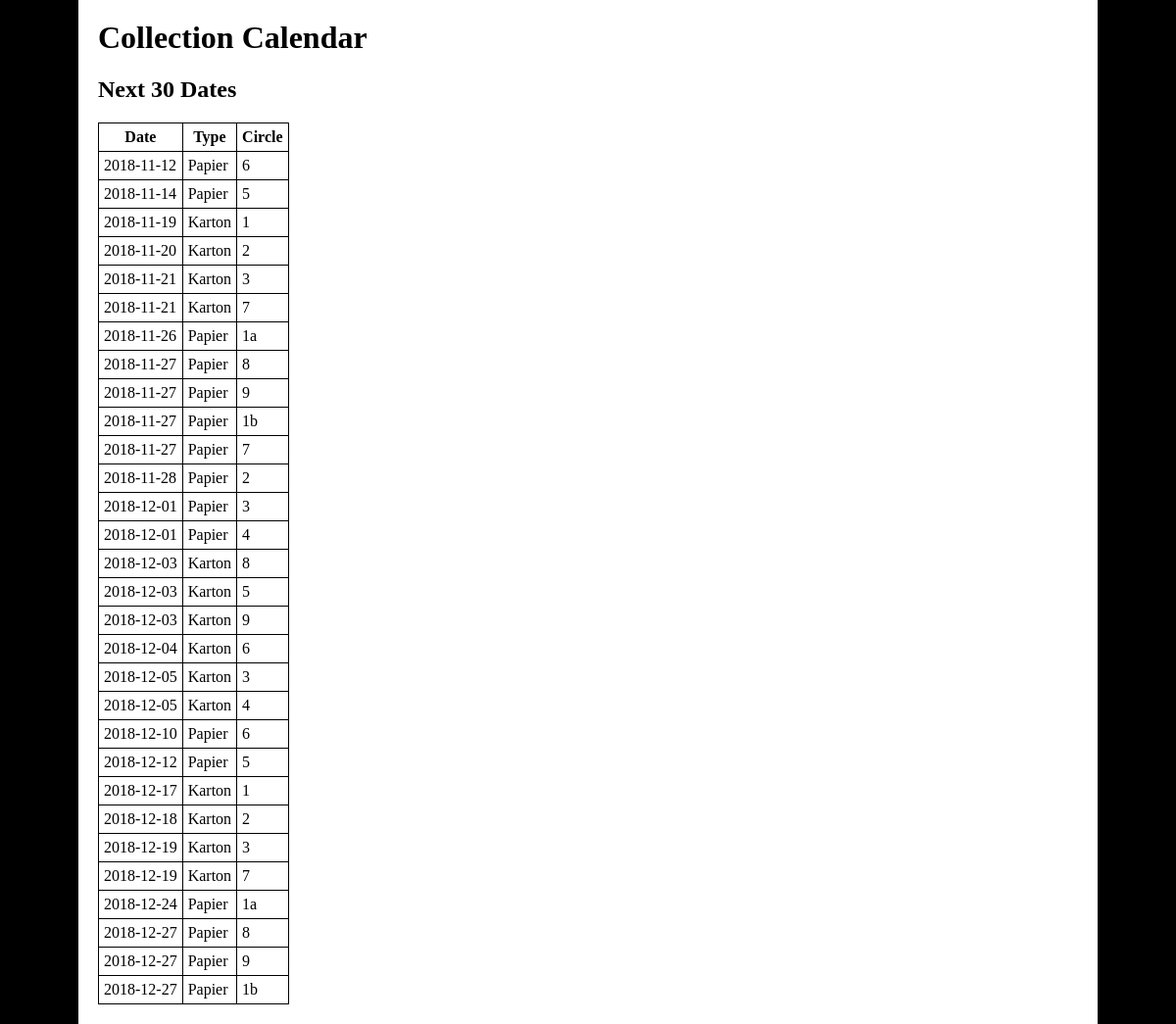
The page / on the database its author committed.
### tables this page shows
CREATE TABLE `collection_calendar` (
  `ID` int(11) NOT NULL,
  `collection_date` date NOT NULL,
  `garbage_type_id` int(11) NOT NULL,
  `circle_id` int(11) NOT NULL
);

CREATE TABLE `garbage_type` (
  `garbage_type_id` int(11) NOT NULL,
  `garbage_type_description` text NOT NULL
);

CREATE TABLE `circle` (
  `circle_id` int(11) NOT NULL,
  `circle_description` text NOT NULL
);

### www/connect.php (called while the page is built, shortened)
<?php
class HandelDB
{
  private function connectToDB(){
      try {
		$this->conn = new PDO("mysql:host=mysql.collectioncalendar.christianpetri.ch;dbname=collectioncalendar_christianpetri_ch;charset=utf8mb4","collectioncalend","DBcu3!!Z8G_Kvu!V");
          $this->conn->setAttribute(PDO::ATTR_ERRMODE, PDO::ERRMODE_EXCEPTION);
      } catch (PDOException $e) {
              echo "Connection failed: " . $e->getMessage();
      }
  }
  private function select($sql){
      try {
          $stmt = $this->conn->prepare($sql);
          $stmt->execute();
          return $stmt->fetchAll(PDO::FETCH_ASSOC);
      } catch (PDOException $e) {
          echo $e->getMessage();
      }
  }
  public function getCalendarEntries(){
    return $this->select('
      SELECT
        collection_calendar.circle_id AS circle_id,
        collection_date,
        garbage_type_description,
        circle_description
      FROM `collection_calendar`
      LEFT JOIN circle on circle.circle_id = collection_calendar.circle_id
      LEFT JOIN garbage_type ON garbage_type.garbage_type_id = collection_calendar.garbage_type_id
      WHERE collection_calendar.collection_date >= DATE(DATE_ADD( NOW(), INTERVAL 9 HOUR))
      ORDER BY ID
      LIMIT 30
    ');
	}
}
$DB = new HandelDB;

### www/index.php (the view, shortened to what this page needs)
<?php
    include("connect.php");
?>
<html lang="en">
   <head>
   </head>
<body>
      <h1>Collection Calendar</h1>
	  <h2>Next 30 Dates</h2>
<?php
    $result = $DB->getCalendarEntries();
    $html = '<table class="result">';
    $html .= '<tr>';
            $html .='<th> Date </th> <th> Type </th> <th> Circle </th>';
    $html .='</tr>';
    foreach ($result as $key => $value) {
        $html .= '<tr>';
        $html .= '<td>' . htmlspecialchars($result[$key]['collection_date']). '</td>';
        $html .= '<td>' . htmlspecialchars($result[$key]['garbage_type_description']). '</td>';
        $html .= '<td><span title="circle_id '.htmlspecialchars($result[$key]['circle_id']).'">'. htmlspecialchars($result[$key]['circle_description']). '</span></td>';
        $html .= '</tr>';
    }
    $html .= '</table>';
    echo $html;
?>
</body>
</html>

### www/index.php (style rules this page uses)
html { background-color:black; }
body { padding: 20px; max-width: 1000px; margin:auto; background-color: white; }
table.result { border-collapse: collapse; }
table.result th { border: 1px solid black; padding: 5px; }
table.result td { border: 1px solid black; padding: 5px; }

### rows shown on the page
collection_calendar: collection_date "2018-11-12", garbage_type.garbage_type_description "Papier", circle.circle_description "6"
collection_calendar: collection_date "2018-11-14", garbage_type.garbage_type_description "Papier", circle.circle_description "5"
collection_calendar: collection_date "2018-11-19", garbage_type.garbage_type_description "Karton", circle.circle_description "1"
collection_calendar: collection_date "2018-11-20", garbage_type.garbage_type_description "Karton", circle.circle_description "2"
collection_calendar: collection_date "2018-11-21", garbage_type.garbage_type_description "Karton", circle.circle_description "3"
collection_calendar: collection_date "2018-11-21", garbage_type.garbage_type_description "Karton", circle.circle_description "7"
collection_calendar: collection_date "2018-11-26", garbage_type.garbage_type_description "Papier", circle.circle_description "1a"
collection_calendar: collection_date "2018-11-27", garbage_type.garbage_type_description "Papier", circle.circle_description "8"
collection_calendar: collection_date "2018-11-27", garbage_type.garbage_type_description "Papier", circle.circle_description "9"
collection_calendar: collection_date "2018-11-27", garbage_type.garbage_type_description "Papier", circle.circle_description "1b"
collection_calendar: collection_date "2018-11-27", garbage_type.garbage_type_description "Papier", circle.circle_description "7"
collection_calendar: collection_date "2018-11-28", garbage_type.garbage_type_description "Papier", circle.circle_description "2"
collection_calendar: collection_date "2018-12-01", garbage_type.garbage_type_description "Papier", circle.circle_description "3"
collection_calendar: collection_date "2018-12-01", garbage_type.garbage_type_description "Papier", circle.circle_description "4"
collection_calendar: collection_date "2018-12-03", garbage_type.garbage_type_description "Karton", circle.circle_description "8"
collection_calendar: collection_date "2018-12-03", garbage_type.garbage_type_description "Karton", circle.circle_description "5"
collection_calendar: collection_date "2018-12-03", garbage_type.garbage_type_description "Karton", circle.circle_description "9"
collection_calendar: collection_date "2018-12-04", garbage_type.garbage_type_description "Karton", circle.circle_description "6"
collection_calendar: collection_date "2018-12-05", garbage_type.garbage_type_description "Karton", circle.circle_description "3"
collection_calendar: collection_date "2018-12-05", garbage_type.garbage_type_description "Karton", circle.circle_description "4"
collection_calendar: collection_date "2018-12-10", garbage_type.garbage_type_description "Papier", circle.circle_description "6"
collection_calendar: collection_date "2018-12-12", garbage_type.garbage_type_description "Papier", circle.circle_description "5"
collection_calendar: collection_date "2018-12-17", garbage_type.garbage_type_description "Karton", circle.circle_description "1"
collection_calendar: collection_date "2018-12-18", garbage_type.garbage_type_description "Karton", circle.circle_description "2"
collection_calendar: collection_date "2018-12-19", garbage_type.garbage_type_description "Karton", circle.circle_description "3"
collection_calendar: collection_date "2018-12-19", garbage_type.garbage_type_description "Karton", circle.circle_description "7"
collection_calendar: collection_date "2018-12-24", garbage_type.garbage_type_description "Papier", circle.circle_description "1a"
collection_calendar: collection_date "2018-12-27", garbage_type.garbage_type_description "Papier", circle.circle_description "8"
collection_calendar: collection_date "2018-12-27", garbage_type.garbage_type_description "Papier", circle.circle_description "9"
collection_calendar: collection_date "2018-12-27", garbage_type.garbage_type_description "Papier", circle.circle_description "1b"
